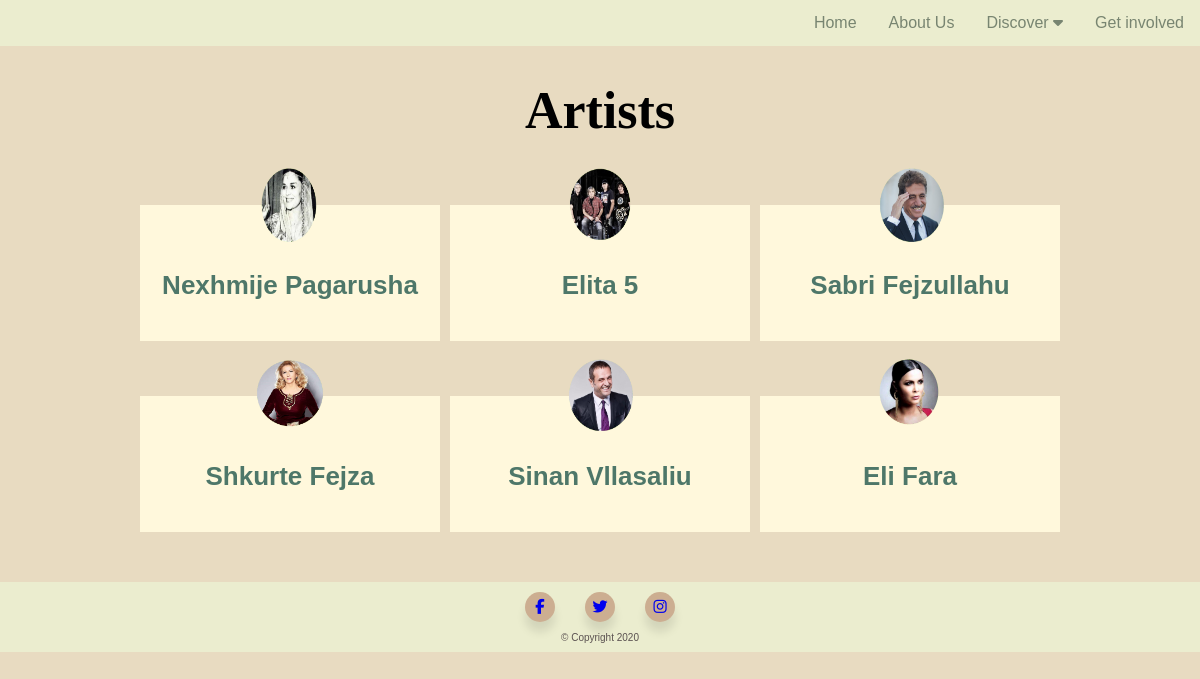
Before: /phpPages/Music.php with the older database file.
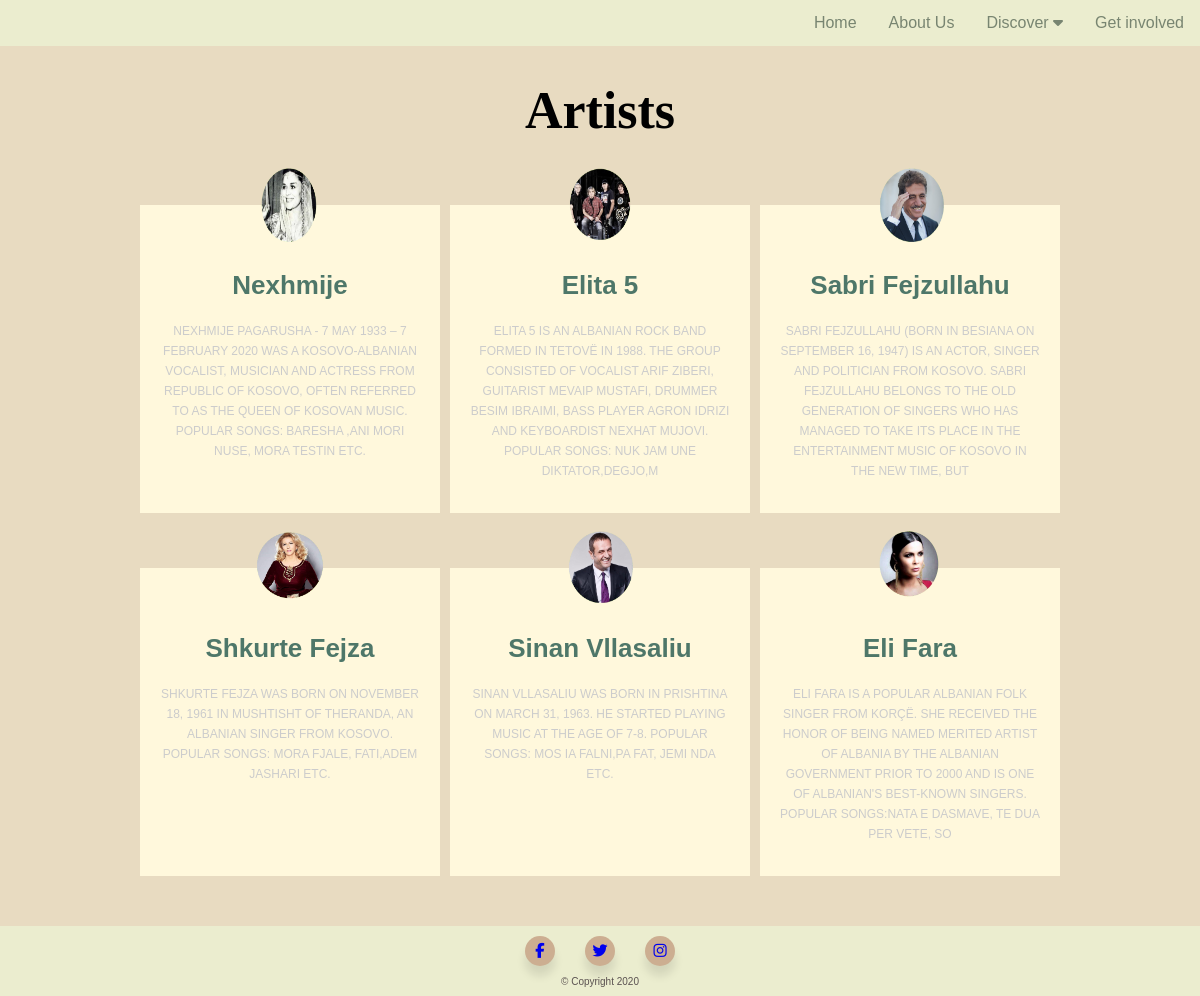
After: the same page with the newer database file.
### tables this page shows
CREATE TABLE `music` (
  `artistid` int(11) NOT NULL,
  `name` varchar(255) NOT NULL,
  `description` varchar(255) NOT NULL,
  `foto` varchar(255) NOT NULL,
  `created_by` varchar(255) NOT NULL,
  `edited_by` varchar(255) NOT NULL,
  `link` varchar(255) NOT NULL
);

### phpFiles/dbConfig.php (called while the page is built, shortened)
<?php
class DatabasePDOConfiguration{
	private $connection;
	private $host = "localhost";
	private $dbname = "projektiweb-1";
	private $username = "root";
	private $password = "";
	protected function getConnection(){
		return $this -> connection;
	}
	protected function createConnection(){
		$this -> connection = new PDO("mysql:host=$this->host;dbname=$this->dbname",$this->username,$this->password);
		$this -> connection -> setAttribute(PDO::ATTR_ERRMODE, PDO::ERRMODE_EXCEPTION);
	}
}

### phpFiles/userMapper.php (called while the page is built, shortened)
<?php
require_once 'dbConfig.php';
class UserMapper extends DatabasePDOConfiguration{
	private $conn;
	public function __construct(){
		$this -> conn = $this -> getConnection();
	}
	public function getAllArtists(){
		$this -> query = "select *  from music";
		$statement = $this->conn-> prepare($this -> query);
		$statement -> execute();
		$result = $statement -> fetchAll(PDO::FETCH_ASSOC);
		return $result;
	}
}

### phpPages/Music.php (the view, shortened to what this page needs)
<?php
include '../phpFiles/header.php';
include_once '../phpFiles/dbConfig.php';
include '../phpFiles/userMapper.php';
$result = new UserMapper();
$result = $result -> getAllArtists();
?>
<div class="music_main_content">
    <h1> Artists </h1>
   <div class= "music_artists" >
   <?php
                $result = array_chunk($result,1);
                foreach ($result as $result) {
                   echo "<div class ='artist_info'>";
                    foreach ($result as $item) {  ?>
                        <div class ="artist_img">
                             <img src ="<?php echo $item['foto'];?>"onclick="location.href='<?php echo $item['link'];?>'"alt="<?php echo $item['name'];?>">
                        </div>
                        <h3><a class="music_link"href="<?php echo $item['link'];?>"><?php echo $item['name'];?></a></h3>
                        <p class="role"><?php echo $item['description'];?></p>
                        <?php
                    }
                    echo "</div>";
                }
               ?>
   </div>
</div>
<?php
include '../phpFiles/footer.php';
?>

### phpFiles/header.php (shortened to what this page needs)
<!DOCTYPE html>
<html>
    <head lang="en">
        <link rel="stylesheet" href="../css/style.css">
    </head>
    <body>
            <div class="header">
				<?php
					if(isset($_SESSION["role"]) && $_SESSION["role"] == 1):
				?>
				<a href="../phpFiles/dashboard.php">Dashboard</a>
				<?php else:?>
				<a href="getInvolved.php">Get involved</a>
				<?php endif; ?>
                <div class="dropdown">
                <button class="dropbtn">Discover
                    <i class="fa fa-caret-down"></i>
                </button>
                </div>
                <a href="../phpPages/aboutUs.php">About Us</a>
                <a href="../phpPages/home.php">Home</a>
            </div>

### phpFiles/footer.php (shortened to what this page needs)
				<footer>
				<div class="social-media">
				<a href="https://facebook.com">
					<div class="icon facebook">
					<span><i class="fab fa-facebook-f"></i></span>
					</div>
				</a>
				<a href="https://twitter.com">
					<div class="icon twitter">
					<span><i class="fab fa-twitter"></i></span>
					</div>
				</a>
				<a href="https://instagram.com" >
					<div class="icon instagram">
					<span><i class="fab fa-instagram"></i></span>
					</div>
				</a>
				</div>
				<p> &copy; Copyright 2020 </p>
			</footer>
	</body>
</html>

### css/style.css (style rules this page uses)
* { box-sizing: border-box; font-family: 'Popins', sans-serif; }
html, body { height: 100%; background-color: #e8dbc1; }
body { margin: 0; height: 100%; }
.header { position: sticky; top: 0; z-index:10; width: 100%; height:46px; color: #5b5251; background-color:#ebedcf; }
.header a { float: right; display: flex; flex-direction: row-reverse; flex-wrap: wrap-reverse; color: #788571; text-align :center; padding: 14px 16px; text-decoration: none; }
.dropdown { float: right; overflow: hidden; }
.dropdown .dropbtn { font-size:16px; border: none; outline: none; color: #788571; padding: 14px 16px; background-color:inherit ; font-family: inherit; margin: 0; }
.music_link:link { color:#4e7769; text-decoration: none; }
footer { position: sticky; left: 0; bottom: 0; width: 100%; height:70px; color: #5b5251; background-color:#ebedcf; padding: 10px; display:inline-block; place-items: center; display:grid; }
footer p { font-size:10px; }
.social-media { display: inline-flex; }
.social-media .icon { margin: 0 15px; cursor:pointer; display: flex; align-items:center; flex-direction: column; justify-content: center; position: relative; z-index: 2; transition: all 0.4s cubic-bezier(0.68,-0.55,0.265,1.55); }
.social-media .icon span { position: relative; height: 30px; width:30px; display: block; background: #ccae91; text-align:center; border-radius: 60%; box-shadow:0 10px 10px rgba(0,0,0,0.1); z-index:2; }
.social-media .icon span i { font-size:15px; line-height:30px; }
.music_main_content { margin-top:10px; }
.music_main_content h1 { font-family:Georgia, 'Times New Roman', Times, serif; font-size: 52px; margin-bottom: 60px; text-align: center; }
.music_artists { display:flex; text-align: center; width:auto; justify-content: center; flex-wrap: wrap; }
.music_artists .artist_info { background: cornsilk; margin:5px; padding: 20px; margin-bottom: 50px; width:300px; line-height: 20px; color:darkgreen; position: relative; }
.music_artists .artist_info h3 { color:darkorange; font-size:26px; margin-top: 50px; }
.music_artists .artist_info p.role { color: #ccc; font-size: 12px; text-transform: uppercase; margin: 12px 0; }
.music_artists .artist_info .artist_img { width:100px; height:100px; border-radius: 50%; position:absolute; top: -50px; left:50%; transform: translate(-50%); }
.music_artists .artist_info .artist_img img { width:100px; height:100px; padding:10px; }

Changed rows visible on the page:
changed music: name "Nexhmije Pagarusha" → "Nexhmije"
Other visible differences:
new list line: "NEXHMIJE PAGARUSHA - 7 MAY 1933 – 7 FEBRUARY 2020 WAS A KOSOVO-ALBANIAN VOCALIST, MUSICIAN AND ACTRESS FROM REPUBLIC OF KOSOVO, OFTEN REFERRED TO AS THE QUEEN OF KOSOVAN MUSIC. POPULAR SONGS: BARESHA ,ANI MORI NUSE, MORA TESTIN ETC."
new list line: "ELITA 5 IS AN ALBANIAN ROCK BAND FORMED IN TETOVË IN 1988. THE GROUP CONSISTED OF VOCALIST ARIF ZIBERI, GUITARIST MEVAIP MUSTAFI, DRUMMER BESIM IBRAIMI, BASS PLAYER AGRON IDRIZI AND KEYBOARDIST NEXHAT MUJOVI. POPULAR SONGS: NUK JAM UNE DIKTATOR,DEGJO,M"
new list line: "SABRI FEJZULLAHU (BORN IN BESIANA ON SEPTEMBER 16, 1947) IS AN ACTOR, SINGER AND POLITICIAN FROM KOSOVO. SABRI FEJZULLAHU BELONGS TO THE OLD GENERATION OF SINGERS WHO HAS MANAGED TO TAKE ITS PLACE IN THE ENTERTAINMENT MUSIC OF KOSOVO IN THE NEW TIME, BUT"
new list line: "SHKURTE FEJZA WAS BORN ON NOVEMBER 18, 1961 IN MUSHTISHT OF THERANDA, AN ALBANIAN SINGER FROM KOSOVO. POPULAR SONGS: MORA FJALE, FATI,ADEM JASHARI ETC."
new list line: "SINAN VLLASALIU WAS BORN IN PRISHTINA ON MARCH 31, 1963. HE STARTED PLAYING MUSIC AT THE AGE OF 7-8. POPULAR SONGS: MOS IA FALNI,PA FAT, JEMI NDA ETC."
new list line: "ELI FARA IS A POPULAR ALBANIAN FOLK SINGER FROM KORÇË. SHE RECEIVED THE HONOR OF BEING NAMED MERITED ARTIST OF ALBANIA BY THE ALBANIAN GOVERNMENT PRIOR TO 2000 AND IS ONE OF ALBANIAN'S BEST-KNOWN SINGERS. POPULAR SONGS:NATA E DASMAVE, TE DUA PER VETE, SO"
